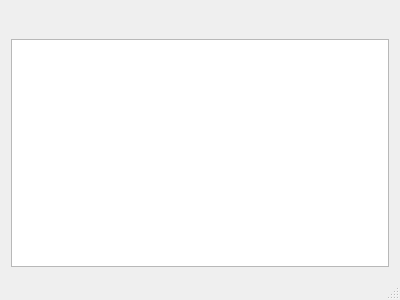
<?xml version="1.0" encoding="UTF-8"?>
<ui version="4.0">
 <class>MainWindow</class>
 <widget class="QMainWindow" name="MainWindow">
  <property name="geometry">
   <rect>
    <x>0</x>
    <y>0</y>
    <width>400</width>
    <height>300</height>
   </rect>
  </property>
  <property name="windowTitle">
   <string>MainWindow</string>
  </property>
  <property name="styleSheet">
   <string notr="true"/>
  </property>
  <widget class="QWidget" name="centralWidget">
   <layout class="QGridLayout" name="gridLayout">
    <item row="0" column="0">
     <widget class="QPushButton" name="openButton">
      <property name="sizePolicy">
       <sizepolicy hsizetype="Minimum" vsizetype="Minimum">
        <horstretch>0</horstretch>
        <verstretch>0</verstretch>
       </sizepolicy>
      </property>
      <property name="styleSheet">
       <string notr="true"/>
      </property>
      <property name="text">
       <string/>
      </property>
      <property name="icon">
       <iconset resource="resources.qrc">
        <normaloff>:/icons/open.png</normaloff>:/icons/open.png</iconset>
      </property>
      <property name="default">
       <bool>false</bool>
      </property>
      <property name="flat">
       <bool>true</bool>
      </property>
     </widget>
    </item>
    <item row="0" column="1">
     <spacer name="horizontalSpacer">
      <property name="orientation">
       <enum>Qt::Horizontal</enum>
      </property>
      <property name="sizeHint" stdset="0">
       <size>
        <width>293</width>
        <height>20</height>
       </size>
      </property>
     </spacer>
    </item>
    <item row="1" column="0" colspan="2">
     <widget class="SheetView" name="sheet">
      <property name="sizePolicy">
       <sizepolicy hsizetype="Expanding" vsizetype="Expanding">
        <horstretch>0</horstretch>
        <verstretch>1</verstretch>
       </sizepolicy>
      </property>
     </widget>
    </item>
   </layout>
  </widget>
  <widget class="QStatusBar" name="statusBar"/>
 </widget>
 <layoutdefault spacing="6" margin="11"/>
 <customwidgets>
  <customwidget>
   <class>SheetView</class>
   <extends>QTableView</extends>
   <header>sheetview.h</header>
  </customwidget>
 </customwidgets>
 <resources>
  <include location="resources.qrc"/>
 </resources>
 <connections/>
</ui>
